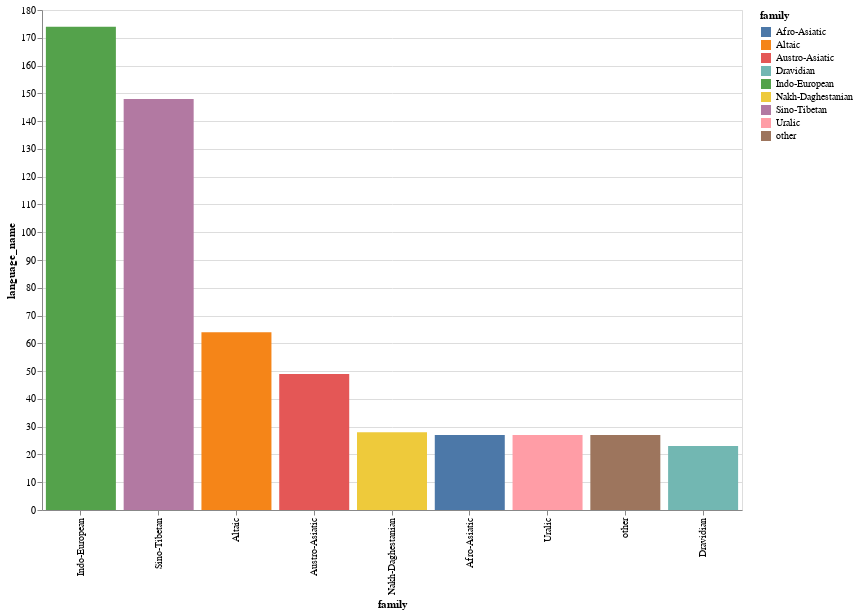

Notebook code cell kept with this figure:
### Code cell
background_chart = alt.Chart(for_donat_fam).mark_bar().encode(
    x = alt.X('family:N', sort= alt.SortField('language_name', order='descending')),
    y = alt.Y('language_name:Q'),
    color = alt.Color('family:N'),
).transform_window(
    rank='rank(language_name)',
    sort=[alt.SortField('language_name', order='descending')]
).transform_filter(
    (alt.datum.rank < 10)
).properties(width = 700, height = 500)
background_chart

### Figure 1 — Vega-Lite specification as saved in the notebook (floating-point values rounded to 4 significant figures)
{"config": {"view": {"continuousWidth": 400, "continuousHeight": 300}}, "data": {"name": "data-cc4913447601211cbdc68f0e082d84bc"}, "mark": "bar", "encoding": {"color": {"field": "family", "type": "nominal"}, "x": {"field": "family", "sort": {"field": "language_name", "order": "descending"}, "type": "nominal"}, "y": {"field": "language_name", "type": "quantitative"}}, "height": 500, "transform": [{"window": [{"op": "rank", "field": "language_name", "as": "rank"}], "sort": [{"field": "language_name", "order": "descending"}]}, {"filter": "(datum.rank < 10)"}], "width": 700, "$schema": "https://vega.github.io/schema/vega-lite/v4.17.0.json", "datasets": {"data-cc4913447601211cbdc68f0e082d84bc": [{"language_name": 27, "language_genus": 27, "macroarea": 27, "family": "Afro-Asiatic"}, {"language_name": 1, "language_genus": 1, "macroarea": 1, "family": "Ainu"}, {"language_name": 64, "language_genus": 64, "macroarea": 64, "family": "Altaic"}, {"language_name": 49, "language_genus": 49, "macroarea": 49, "family": "Austro-Asiatic"}, {"language_name": 12, "language_genus": 12, "macroarea": 12, "family": "Austronesian"}, {"language_name": 12, "language_genus": 12, "macroarea": 12, "family": "Basque"}, {"language_name": 1, "language_genus": 1, "macroarea": 1, "family": "Burushaski"}, {"language_name": 5, "language_genus": 5, "macroarea": 5, "family": "Chukotko-Kamchatkan"}, {"language_name": 23, "language_genus": 23, "macroarea": 23, "family": "Dravidian"}, {"language_name": 7, "language_genus": 7, "macroarea": 7, "family": "Eskimo-Aleut"}, {"language_name": 5, "language_genus": 5, "macroarea": 5, "family": "Great Andamanese"}, {"language_name": 5, "language_genus": 5, "macroarea": 5, "family": "Hmong-Mien"}, {"language_name": 174, "language_genus": 174, "macroarea": 174, "family": "Indo-European"}, {"language_name": 2, "language_genus": 2, "macroarea": 2, "family": "Japanese"}, {"language_name": 4, "language_genus": 4, "macroarea": 4, "family": "Kartvelian"}, {"language_name": 1, "language_genus": 1, "macroarea": 1, "family": "Korean"}, {"language_name": 1, "language_genus": 1, "macroarea": 1, "family": "Kusunda"}, {"language_name": 1, "language_genus": 1, "macroarea": 1, "family": "Nahali"}, {"language_name": 28, "language_genus": 28, "macroarea": 28, "family": "Nakh-Daghestanian"}, {"language_name": 2, "language_genus": 2, "macroarea": 2, "family": "Nivkh"}, {"language_name": 7, "language_genus": 7, "macroarea": 7, "family": "Northwest Caucasian"}, {"language_name": 1, "language_genus": 1, "macroarea": 1, "family": "Shompen"}, {"language_name": 148, "language_genus": 148, "macroarea": 148, "family": "Sino-Tibetan"}, {"language_name": 2, "language_genus": 2, "macroarea": 2, "family": "South Andamanese"}, {"language_name": 1, "language_genus": 1, "macroarea": 1, "family": "Sulung"}, {"language_name": 18, "language_genus": 18, "macroarea": 18, "family": "Tai-Kadai"}, {"language_name": 27, "language_genus": 27, "macroarea": 27, "family": "Uralic"}, {"language_name": 3, "language_genus": 3, "macroarea": 3, "family": "Yeniseian"}, {"language_name": 2, "language_genus": 2, "macroarea": 2, "family": "Yukaghir"}, {"language_name": 27, "language_genus": 27, "macroarea": 27, "family": "other"}]}}
